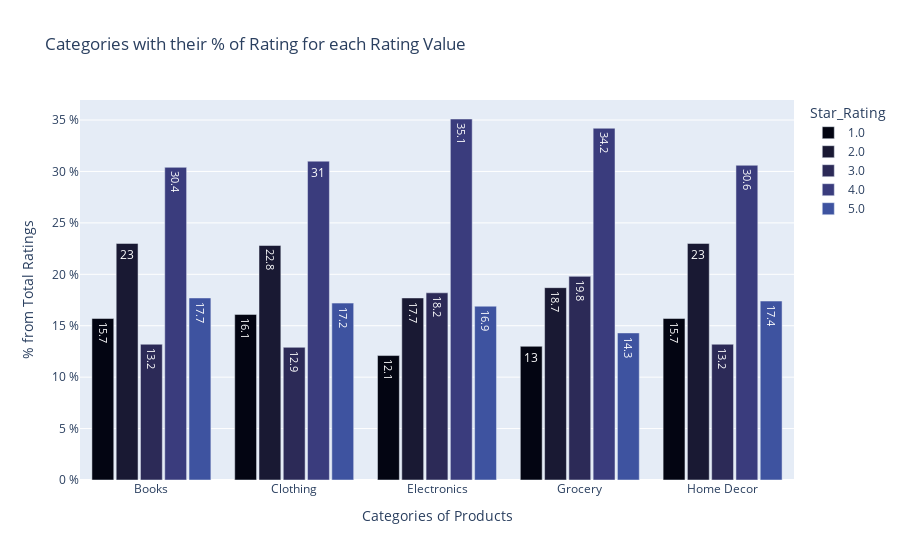

Source (notebook cell):
### Code cell
fig = px.bar(data_frame=cat_melt, x='Product_Category', y='perc', color='Ratings',barmode='group', color_discrete_sequence=px.colors.sequential.ice,
       labels={'Product_Category':'Categories of Products','perc':'% from Total Ratings','Ratings':'Star_Rating'}, text='perc',
       title='Categories with their % of Rating for each Rating Value')
fig.update_layout(bargap=0.15,
                  bargroupgap=0.1,
                  yaxis = dict(ticksuffix=" %"))
fig.show()

### Figure 1 — Plotly figure (JSON) as saved in the notebook; plotly's stock layout.template omitted (floating-point values rounded to 4 significant figures)
{"data": [{"alignmentgroup": "True", "hovertemplate": "Star_Rating=1.0<br>Categories of Products=%{x}<br>% from Total Ratings=%{text}<extra></extra>", "legendgroup": "1.0", "marker": {"color": "rgb(3, 5, 18)", "pattern": {"shape": ""}}, "name": "1.0", "offsetgroup": "1.0", "orientation": "v", "showlegend": true, "text": [15.7, 16.1, 12.1, 13, 15.7], "textposition": "auto", "type": "bar", "x": ["Books", "Clothing", "Electronics", "Grocery", "Home Decor"], "xaxis": "x", "y": [15.7, 16.1, 12.1, 13, 15.7], "yaxis": "y"}, {"alignmentgroup": "True", "hovertemplate": "Star_Rating=2.0<br>Categories of Products=%{x}<br>% from Total Ratings=%{text}<extra></extra>", "legendgroup": "2.0", "marker": {"color": "rgb(25, 25, 51)", "pattern": {"shape": ""}}, "name": "2.0", "offsetgroup": "2.0", "orientation": "v", "showlegend": true, "text": [23, 22.8, 17.7, 18.7, 23], "textposition": "auto", "type": "bar", "x": ["Books", "Clothing", "Electronics", "Grocery", "Home Decor"], "xaxis": "x", "y": [23, 22.8, 17.7, 18.7, 23], "yaxis": "y"}, {"alignmentgroup": "True", "hovertemplate": "Star_Rating=3.0<br>Categories of Products=%{x}<br>% from Total Ratings=%{text}<extra></extra>", "legendgroup": "3.0", "marker": {"color": "rgb(44, 42, 87)", "pattern": {"shape": ""}}, "name": "3.0", "offsetgroup": "3.0", "orientation": "v", "showlegend": true, "text": [13.2, 12.9, 18.2, 19.8, 13.2], "textposition": "auto", "type": "bar", "x": ["Books", "Clothing", "Electronics", "Grocery", "Home Decor"], "xaxis": "x", "y": [13.2, 12.9, 18.2, 19.8, 13.2], "yaxis": "y"}, {"alignmentgroup": "True", "hovertemplate": "Star_Rating=4.0<br>Categories of Products=%{x}<br>% from Total Ratings=%{text}<extra></extra>", "legendgroup": "4.0", "marker": {"color": "rgb(58, 60, 125)", "pattern": {"shape": ""}}, "name": "4.0", "offsetgroup": "4.0", "orientation": "v", "showlegend": true, "text": [30.4, 31, 35.1, 34.2, 30.6], "textposition": "auto", "type": "bar", "x": ["Books", "Clothing", "Electronics", "Grocery", "Home Decor"], "xaxis": "x", "y": [30.4, 31, 35.1, 34.2, 30.6], "yaxis": "y"}, {"alignmentgroup": "True", "hovertemplate": "Star_Rating=5.0<br>Categories of Products=%{x}<br>% from Total Ratings=%{text}<extra></extra>", "legendgroup": "5.0", "marker": {"color": "rgb(62, 83, 160)", "pattern": {"shape": ""}}, "name": "5.0", "offsetgroup": "5.0", "orientation": "v", "showlegend": true, "text": [17.7, 17.2, 16.9, 14.3, 17.4], "textposition": "auto", "type": "bar", "x": ["Books", "Clothing", "Electronics", "Grocery", "Home Decor"], "xaxis": "x", "y": [17.7, 17.2, 16.9, 14.3, 17.4], "yaxis": "y"}], "layout": {"bargap": 0.15, "bargroupgap": 0.1, "barmode": "group", "legend": {"title": {"text": "Star_Rating"}, "tracegroupgap": 0}, "title": {"text": "Categories with their % of Rating for each Rating Value"}, "xaxis": {"anchor": "y", "domain": [0, 1], "title": {"text": "Categories of Products"}}, "yaxis": {"anchor": "x", "domain": [0, 1], "ticksuffix": " %", "title": {"text": "% from Total Ratings"}}}}
